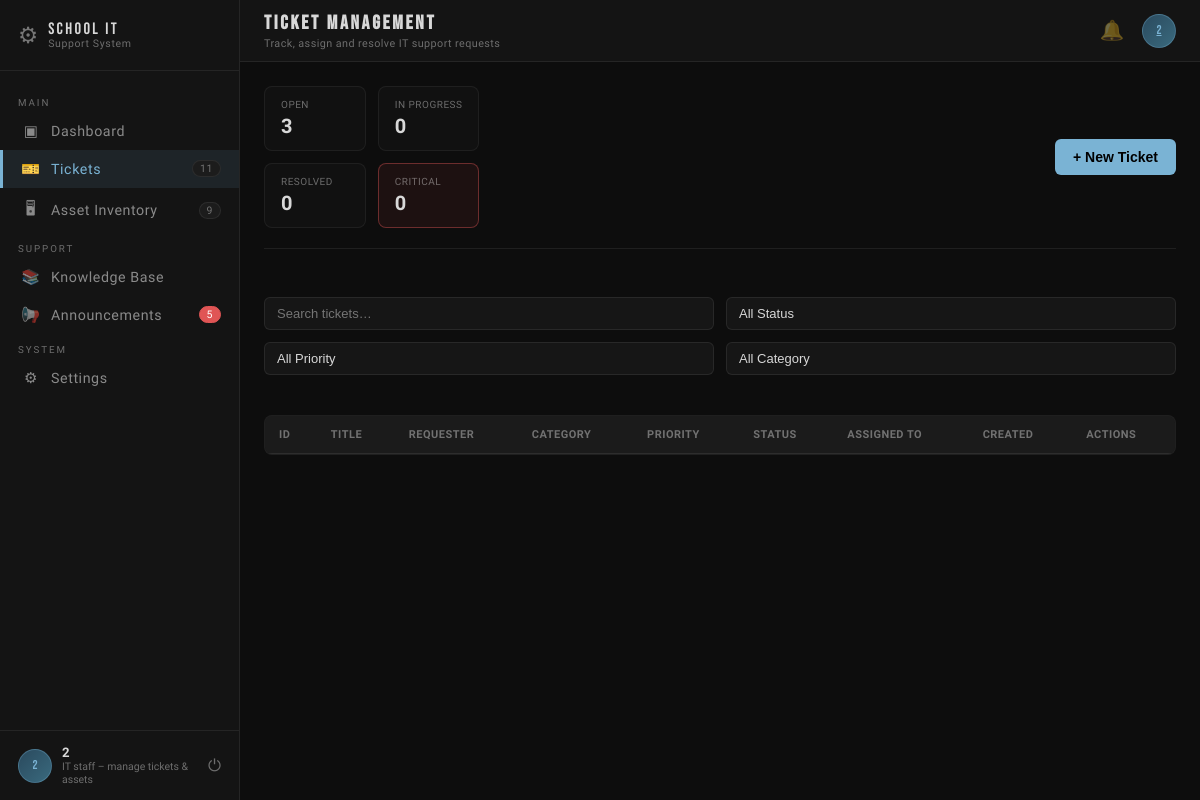
The page /tickets (signed in) on the database its author committed.
### models.py (models this page shows, shortened)
class User(db.Model):
    __tablename__ = 'users'
    id            = db.Column(db.Integer, primary_key=True)
    username      = db.Column(db.String(80),  unique=True, nullable=False)
    email         = db.Column(db.String(120), unique=True, nullable=False)
    password_hash = db.Column(db.String(255), nullable=False)
    full_name     = db.Column(db.String(120), nullable=False)
    role_id       = db.Column(db.Integer, db.ForeignKey('roles.id'), nullable=False)
    department    = db.Column(db.String(100))
    phone         = db.Column(db.String(20))
    is_active     = db.Column(db.Boolean, default=True)
    last_login    = db.Column(db.DateTime)
    created_at    = db.Column(db.DateTime, default=datetime.utcnow)
    updated_at    = db.Column(db.DateTime, default=datetime.utcnow, onupdate=datetime.utcnow)
    role                = db.relationship('Role', back_populates='users')
    submitted_tickets   = db.relationship('Ticket', foreign_keys='Ticket.requester_id',   back_populates='requester',  lazy='dynamic')
    assigned_tickets    = db.relationship('Ticket', foreign_keys='Ticket.assigned_to_id', back_populates='assigned_to', lazy='dynamic')
    comments            = db.relationship('TicketComment',        back_populates='author',     lazy='dynamic')
    assets_assigned     = db.relationship('Asset',                back_populates='assigned_to', lazy='dynamic')
    maintenance_logs    = db.relationship('AssetMaintenance',     back_populates='performed_by', lazy='dynamic')
    kb_articles         = db.relationship('KnowledgeBaseArticle', back_populates='author',      lazy='dynamic')
    announcements       = db.relationship('Announcement',         back_populates='author',      lazy='dynamic')
    notifications       = db.relationship('Notification',         back_populates='user',        lazy='dynamic')
    audit_logs          = db.relationship('AuditLog',             back_populates='user',        lazy='dynamic')

class Role(db.Model):
    __tablename__ = 'roles'
    id          = db.Column(db.Integer, primary_key=True)
    name        = db.Column(db.String(50), unique=True, nullable=False)   # admin | it_staff | student
    description = db.Column(db.String(200))
    created_at  = db.Column(db.DateTime, default=datetime.utcnow)
    users = db.relationship('User', back_populates='role', lazy='dynamic')

### main.py (the view, shortened to what this page needs)
    @app.route('/tickets')
    def tickets_page():
        if 'user_id' not in session:
            return redirect(url_for('login'))
        from models import Ticket, User
        user = User.query.get(session['user_id'])
        if user and user.role.name == 'student':
            ticket_stats = {
                'open': Ticket.query.filter_by(status='open', requester_id=user.id).count(),
                'in_progress': Ticket.query.filter_by(status='in_progress', requester_id=user.id).count(),
                'resolved': Ticket.query.filter_by(status='resolved', requester_id=user.id).count(),
                'critical': Ticket.query.filter_by(priority='critical', requester_id=user.id).count(),
            }
        elif user and user.role.name == 'it_staff':
            ticket_stats = {
                'open': Ticket.query.filter_by(status='open', assigned_to_id=user.id).count(),
                'in_progress': Ticket.query.filter_by(status='in_progress', assigned_to_id=user.id).count(),
                'resolved': Ticket.query.filter_by(status='resolved', assigned_to_id=user.id).count(),
                'critical': Ticket.query.filter_by(priority='critical', assigned_to_id=user.id).count(),
            }
        return render_template('tickets.html', ticket_stats=ticket_stats)

### templates/tickets.html (shortened to what this page needs)
{% extends 'base.html' %}
{% block page_heading %}Ticket Management{% endblock %}
{% block page_sub %}Track, assign and resolve IT support requests{% endblock %}
{% block extra_css %}
<link rel="stylesheet" href="{{ url_for('static', filename='css/tickets.css') }}"/>
{% endblock %}
{% block content %}
<div class="tickets-header">
  <div class="tickets-stats">
    <div class="stat-box">
      <span class="stat-label">Open</span>
      <span class="stat-number">{{ ticket_stats.open }}</span>
    </div>
    <div class="stat-box">
      <span class="stat-label">In Progress</span>
      <span class="stat-number">{{ ticket_stats.in_progress }}</span>
    </div>
    <div class="stat-box">
      <span class="stat-label">Resolved</span>
      <span class="stat-number">{{ ticket_stats.resolved }}</span>
    </div>
    <div class="stat-box critical">
      <span class="stat-label">Critical</span>
      <span class="stat-number">{{ ticket_stats.critical }}</span>
    </div>
  </div>
  <button class="btn-primary" onclick="openCreateModal()">+ New Ticket</button>
</div>
<div class="tickets-filters">
  <input type="text" id="searchInput" placeholder="Search tickets…" onkeyup="applyFilters()">
  <select id="statusFilter" onchange="applyFilters()">
    <option value="">All Status</option>
  </select>
  <select id="priorityFilter" onchange="applyFilters()">
    <option value="">All Priority</option>
  </select>
  <select id="categoryFilter" onchange="applyFilters()">
    <option value="">All Category</option>
  </select>
</div>
<div class="tickets-container">
  <table class="tickets-table" id="ticketsTable">
    <thead>
      <tr>
        <th>ID</th>
        <th>Title</th>
        <th>Requester</th>
        <th>Category</th>
        <th>Priority</th>
        <th>Status</th>
        <th>Assigned To</th>
        <th>Created</th>
        <th>Actions</th>
      </tr>
    </thead>
  </table>
</div>
{% endblock %}

### templates/base.html (shortened to what this page needs)
<!DOCTYPE html>
<html lang="en">
<head>
  <link rel="stylesheet" href="{{ url_for('static', filename='css/pages.css') }}"/>
  {% block extra_css %}{% endblock %}
</head>
<body>
<aside class="sidebar" id="sidebar">
  <div class="sidebar__brand"><span class="brand-gear">⚙</span><div class="brand-text"><span class="brand-title">SCHOOL IT</span><span class="brand-sub">Support System</span></div></div>
  <nav class="sidebar__nav">
    <p class="nav-section-label">MAIN</p>
    {% if current_user and current_user.role.name != 'student' %}
    <a href="{{ url_for('dashboard') }}" class="nav-item{% if request.path == url_for('dashboard') %} active{% endif %}"><span class="nav-icon">▣</span> Dashboard</a>
    {% endif %}
    <a href="{{ url_for('tickets_page') }}" class="nav-item{% if request.path.startswith('/tickets') %} active{% endif %}"><span class="nav-icon">🎫</span> Tickets{% if ticket_count %}<span class="nav-badge">{{ ticket_count }}</span>{% endif %}</a>
    {% if current_user and current_user.role.name != 'student' %}
    <a href="{{ url_for('assets_page') }}" class="nav-item{% if request.path.startswith('/assets') %} active{% endif %}"><span class="nav-icon">🖥</span> Asset Inventory{% if asset_count %}<span class="nav-badge">{{ asset_count }}</span>{% endif %}</a>
    {% endif %}
    <p class="nav-section-label">SUPPORT</p>
    <a href="{{ url_for('kb_page') }}" class="nav-item{% if request.path.startswith('/kb') %} active{% endif %}"><span class="nav-icon">📚</span> Knowledge Base</a>
    <a href="{{ url_for('announcements_page') }}" class="nav-item{% if request.path.startswith('/announcements') %} active{% endif %}"><span class="nav-icon">📢</span> Announcements{% if announcement_count %}<span class="nav-badge new">{{ announcement_count }}</span>{% endif %}</a>
    <p class="nav-section-label">SYSTEM</p>
    {% if current_user and current_user.role.name != 'student' %}
    <a href="#" class="nav-item"><span class="nav-icon">⚙</span> Settings</a>
    {% endif %}
  </nav>
  <div class="sidebar__footer">
    <div class="user-avatar">{{ current_user.username[:2].upper() if current_user }}</div>
    <div class="user-meta"><span class="user-name">{{ current_user.full_name if current_user }}</span><span class="user-role">{{ current_user.role.description if current_user and current_user.role }}</span></div>
    <a href="{{ url_for('logout_page') }}" class="logout-btn">⏻</a>
  </div>
</aside>
<div class="main">
  <header class="topbar">
    <div class="topbar__left"><h2 class="page-heading">{% block page_heading %}{% endblock %}</h2><span class="page-sub">{% block page_sub %}{% endblock %}</span></div>
    <div class="topbar__right">
      <div class="notifications-container" id="notificationsContainer">
        <button class="notifications-bell" id="notificationsBell" onclick="toggleNotifications()">
          🔔
        </button>
      </div>
      <a href="{{ url_for('profile_page') }}" class="topbar-avatar" title="Profile">{{ current_user.username[:2].upper() if current_user }}</a>
    </div>
  </header>
  <div class="page-content">
    {% block content %}{% endblock %}
  </div>
</div>
</body>
</html>

### static/css/tickets.css (style rules this page uses)
.tickets-header { display: flex; justify-content: space-between; align-items: center; margin-bottom: 28px; padding-bottom: 20px; border-bottom: 1px solid rgba(255, 255, 255, 0.08); }
.tickets-stats { display: grid; grid-template-columns: repeat(4, 1fr); gap: 12px; }
.stat-box { background: rgba(255, 255, 255, 0.02); border: 1px solid rgba(255, 255, 255, 0.06); border-radius: 8px; padding: 12px 16px; display: flex; flex-direction: column; gap: 4px; transition: all 0.2s ease; }
.stat-box.critical { border-color: rgba(224, 85, 85, 0.4); background: rgba(224, 85, 85, 0.08); }
.stat-label { font-size: 10px; text-transform: uppercase; letter-spacing: 0.5px; color: var(--text-dim); }
.stat-number { font-size: 20px; font-weight: 700; color: var(--text); }
.btn-primary { background: var(--accent); border: none; border-radius: 6px; padding: 10px 18px; color: #000; font-weight: 600; cursor: pointer; transition: all 0.2s ease; font-size: 14px; }
.tickets-filters { display: grid; grid-template-columns: 2fr 1fr 1fr 1fr; gap: 12px; margin-bottom: 20px; }
.tickets-filters input, .tickets-filters select { background: rgba(255, 255, 255, 0.04); border: 1px solid rgba(255, 255, 255, 0.08); border-radius: 6px; padding: 8px 12px; color: var(--text); font-size: 13px; transition: all 0.2s ease; }
.tickets-container { background: rgba(255, 255, 255, 0.02); border: 1px solid rgba(255, 255, 255, 0.06); border-radius: 8px; overflow: hidden; }
.tickets-table { width: 100%; border-collapse: collapse; font-size: 13px; }
.tickets-table thead { background: rgba(255, 255, 255, 0.04); border-bottom: 1px solid rgba(255, 255, 255, 0.08); }
.tickets-table th { padding: 12px 14px; text-align: left; font-weight: 600; text-transform: uppercase; letter-spacing: 0.5px; color: var(--text-dim); font-size: 11px; }
@media (max-width: 1200px) { .tickets-stats { grid-template-columns: repeat(2, 1fr); } }
@media (max-width: 1200px) { .tickets-filters { grid-template-columns: 1fr 1fr; } }

### rows shown on the page
User: username "2", full_name "2"
Role: role "IT staff – manage tickets & assets"

### other values the page prints
{{ ticket_count }} "11"
{{ asset_count }} "9"
{{ announcement_count }} "5"
{{ ticket_stats.open }} "3"
{{ ticket_stats.in_progress }} "0"
{{ ticket_stats.resolved }} "0"
{{ ticket_stats.critical }} "0"
